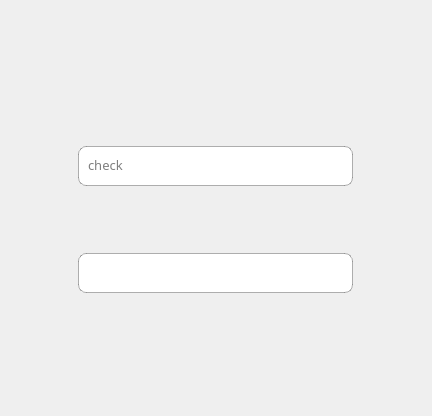
<?xml version="1.0" encoding="UTF-8"?>
<ui version="4.0">
 <class>Waiting_UI</class>
 <widget class="QDialog" name="Waiting_UI">
  <property name="geometry">
   <rect>
    <x>0</x>
    <y>0</y>
    <width>432</width>
    <height>416</height>
   </rect>
  </property>
  <property name="windowTitle">
   <string>Waiting_UI</string>
  </property>
  <widget class="QWidget" name="background" native="true">
   <property name="geometry">
    <rect>
     <x>0</x>
     <y>0</y>
     <width>432</width>
     <height>416</height>
    </rect>
   </property>
   <property name="styleSheet">
    <string notr="true">image: url(:/Resource/UI_Design/Waiting.png);</string>
   </property>
  </widget>
  <widget class="QPushButton" name="back_button">
   <property name="geometry">
    <rect>
     <x>160</x>
     <y>342</y>
     <width>113</width>
     <height>43</height>
    </rect>
   </property>
   <property name="cursor">
    <cursorShape>PointingHandCursor</cursorShape>
   </property>
   <property name="styleSheet">
    <string notr="true">border-image: url(:/Resource/UI_Design/#Block.png);</string>
   </property>
   <property name="text">
    <string/>
   </property>
   <property name="icon">
    <iconset resource="../../../Resource/Gobang.qrc">
     <normaloff>:/Resource/UI_Design/Waiting_BackButton.png</normaloff>:/Resource/UI_Design/Waiting_BackButton.png</iconset>
   </property>
   <property name="iconSize">
    <size>
     <width>113</width>
     <height>43</height>
    </size>
   </property>
   <property name="flat">
    <bool>true</bool>
   </property>
  </widget>
  <widget class="QTextBrowser" name="ip_Tip">
   <property name="geometry">
    <rect>
     <x>78</x>
     <y>146</y>
     <width>275</width>
     <height>40</height>
    </rect>
   </property>
   <property name="font">
    <font>
     <family>黑体</family>
     <pointsize>10</pointsize>
    </font>
   </property>
   <property name="styleSheet">
    <string notr="true">QTextEdit{
	background:white;
	border: 1px solid rgba(0,0,0,0.3);
	padding:5px;
    border-radius:8px;
}</string>
   </property>
   <property name="frameShape">
    <enum>QFrame::NoFrame</enum>
   </property>
   <property name="frameShadow">
    <enum>QFrame::Plain</enum>
   </property>
   <property name="tabChangesFocus">
    <bool>false</bool>
   </property>
   <property name="undoRedoEnabled">
    <bool>false</bool>
   </property>
   <property name="html">
    <string>&lt;!DOCTYPE HTML PUBLIC &quot;-//W3C//DTD HTML 4.0//EN&quot; &quot;http://www.w3.org/TR/REC-html40/strict.dtd&quot;&gt;
&lt;html&gt;&lt;head&gt;&lt;meta name=&quot;qrichtext&quot; content=&quot;1&quot; /&gt;&lt;style type=&quot;text/css&quot;&gt;
p, li { white-space: pre-wrap; }
&lt;/style&gt;&lt;/head&gt;&lt;body style=&quot; font-family:'黑体'; font-size:10pt; font-weight:400; font-style:normal;&quot;&gt;
&lt;p style=&quot;-qt-paragraph-type:empty; margin-top:0px; margin-bottom:0px; margin-left:0px; margin-right:0px; -qt-block-indent:0; text-indent:0px; font-family:'Taipei Sans TC Beta';&quot;&gt;&lt;br /&gt;&lt;/p&gt;&lt;/body&gt;&lt;/html&gt;</string>
   </property>
   <property name="placeholderText">
    <string>check</string>
   </property>
  </widget>
  <widget class="QTextBrowser" name="ip_Tip_2">
   <property name="geometry">
    <rect>
     <x>78</x>
     <y>253</y>
     <width>275</width>
     <height>40</height>
    </rect>
   </property>
   <property name="font">
    <font>
     <family>黑体</family>
     <pointsize>10</pointsize>
    </font>
   </property>
   <property name="styleSheet">
    <string notr="true">QTextEdit{
	background:white;
	border: 1px solid rgba(0,0,0,0.3);
	padding:5px;
    border-radius:8px;
}</string>
   </property>
   <property name="frameShape">
    <enum>QFrame::StyledPanel</enum>
   </property>
   <property name="placeholderText">
    <string/>
   </property>
  </widget>
 </widget>
 <layoutdefault spacing="6" margin="11"/>
 <resources>
  <include location="../../../Resource/Gobang.qrc"/>
 </resources>
 <connections/>
</ui>
